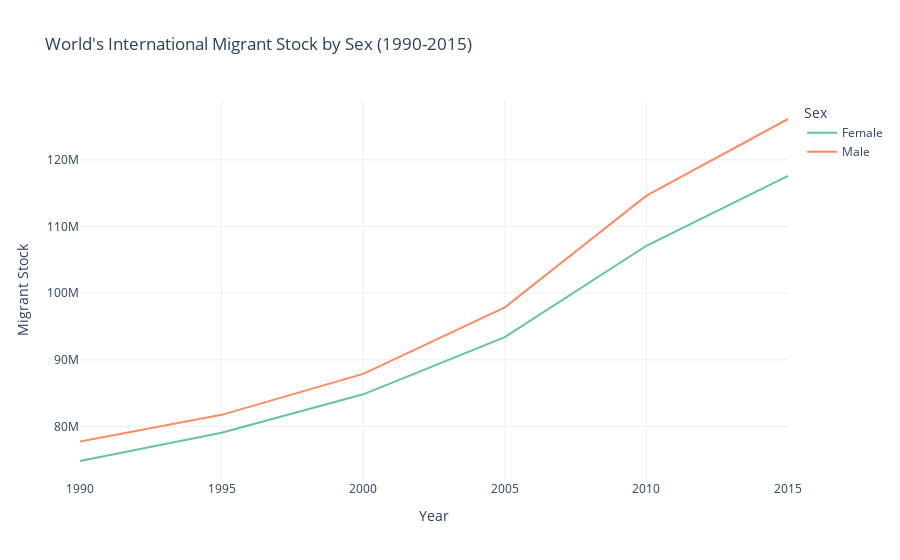

The notebook cell this image was saved under:
### Code cell
#Line graph of the international migrant stock by sex from 1990 to 2015

import plotly.io as pio
import plotly.express as px

pio.templates.default = "plotly_white"

MigrantStockMF= table1_clean.groupby(["Year", "Sex"]).sum("MigrantStock").reset_index()
MigrantStockMF = MigrantStockMF[(MigrantStockMF["Sex"] == "Male") | (MigrantStockMF["Sex"] == "Female") ]

fig1 = px.line(MigrantStockMF, x="Year", y = "Migrant Stock", title = "World's International Migrant Stock by Sex (1990-2015)", 
               color = "Sex", color_discrete_sequence=px.colors.qualitative.Set2)
fig1.show()

### Figure 1 — Plotly figure (JSON) as saved in the notebook; plotly's stock layout.template omitted (floating-point values rounded to 4 significant figures)
{"data": [{"hovertemplate": "Sex=Female<br>Year=%{x}<br>Migrant Stock=%{y}<extra></extra>", "legendgroup": "Female", "line": {"color": "rgb(102,194,165)", "dash": "solid"}, "marker": {"symbol": "circle"}, "mode": "lines", "name": "Female", "orientation": "v", "showlegend": true, "type": "scatter", "x": ["1990", "1995", "2000", "2005", "2010", "2015"], "xaxis": "x", "y": [74815702, 79064275, 84818470, 93402426, 107100529, 117584801], "yaxis": "y"}, {"hovertemplate": "Sex=Male<br>Year=%{x}<br>Migrant Stock=%{y}<extra></extra>", "legendgroup": "Male", "line": {"color": "rgb(252,141,98)", "dash": "solid"}, "marker": {"symbol": "circle"}, "mode": "lines", "name": "Male", "orientation": "v", "showlegend": true, "type": "scatter", "x": ["1990", "1995", "2000", "2005", "2010", "2015"], "xaxis": "x", "y": [77747510, 81737477, 87884839, 97866674, 114613714, 126115435], "yaxis": "y"}], "layout": {"legend": {"title": {"text": "Sex"}, "tracegroupgap": 0}, "title": {"text": "World's International Migrant Stock by Sex (1990-2015)"}, "xaxis": {"anchor": "y", "domain": [0, 1], "title": {"text": "Year"}}, "yaxis": {"anchor": "x", "domain": [0, 1], "title": {"text": "Migrant Stock"}}}}
